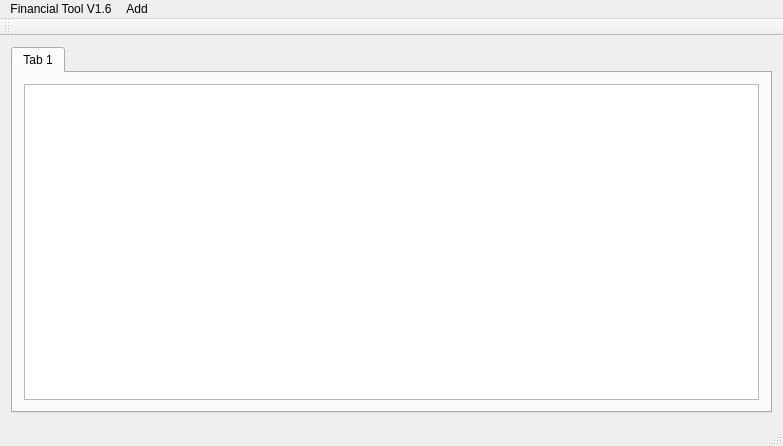
<?xml version="1.0" encoding="UTF-8"?>
<ui version="4.0">
 <class>FinTool</class>
 <widget class="QMainWindow" name="FinTool">
  <property name="geometry">
   <rect>
    <x>0</x>
    <y>0</y>
    <width>783</width>
    <height>446</height>
   </rect>
  </property>
  <property name="windowTitle">
   <string>FinTool</string>
  </property>
  <widget class="QWidget" name="centralWidget">
   <layout class="QGridLayout" name="gridLayout">
    <item row="0" column="0">
     <widget class="QTabWidget" name="tabWidget">
      <property name="currentIndex">
       <number>0</number>
      </property>
      <widget class="QWidget" name="tab">
       <attribute name="title">
        <string>Tab 1</string>
       </attribute>
       <layout class="QGridLayout" name="gridLayout_2">
        <item row="0" column="0">
         <widget class="QTableWidget" name="tableWidget"/>
        </item>
       </layout>
      </widget>
     </widget>
    </item>
   </layout>
  </widget>
  <widget class="QMenuBar" name="menuBar">
   <property name="geometry">
    <rect>
     <x>0</x>
     <y>0</y>
     <width>783</width>
     <height>21</height>
    </rect>
   </property>
   <widget class="QMenu" name="menuFinancial_Tool_V1_4">
    <property name="title">
     <string>Financial Tool V1.6</string>
    </property>
   </widget>
   <widget class="QMenu" name="menuAdd">
    <property name="title">
     <string>Add</string>
    </property>
    <addaction name="actionTransaction"/>
    <addaction name="actionAccount"/>
   </widget>
   <addaction name="menuFinancial_Tool_V1_4"/>
   <addaction name="menuAdd"/>
  </widget>
  <widget class="QToolBar" name="mainToolBar">
   <attribute name="toolBarArea">
    <enum>TopToolBarArea</enum>
   </attribute>
   <attribute name="toolBarBreak">
    <bool>false</bool>
   </attribute>
  </widget>
  <widget class="QStatusBar" name="statusBar"/>
  <action name="actionTransaction">
   <property name="text">
    <string>Transaction</string>
   </property>
  </action>
  <action name="actionAccount">
   <property name="text">
    <string>Account</string>
   </property>
  </action>
 </widget>
 <layoutdefault spacing="6" margin="11"/>
 <resources/>
 <connections/>
</ui>
